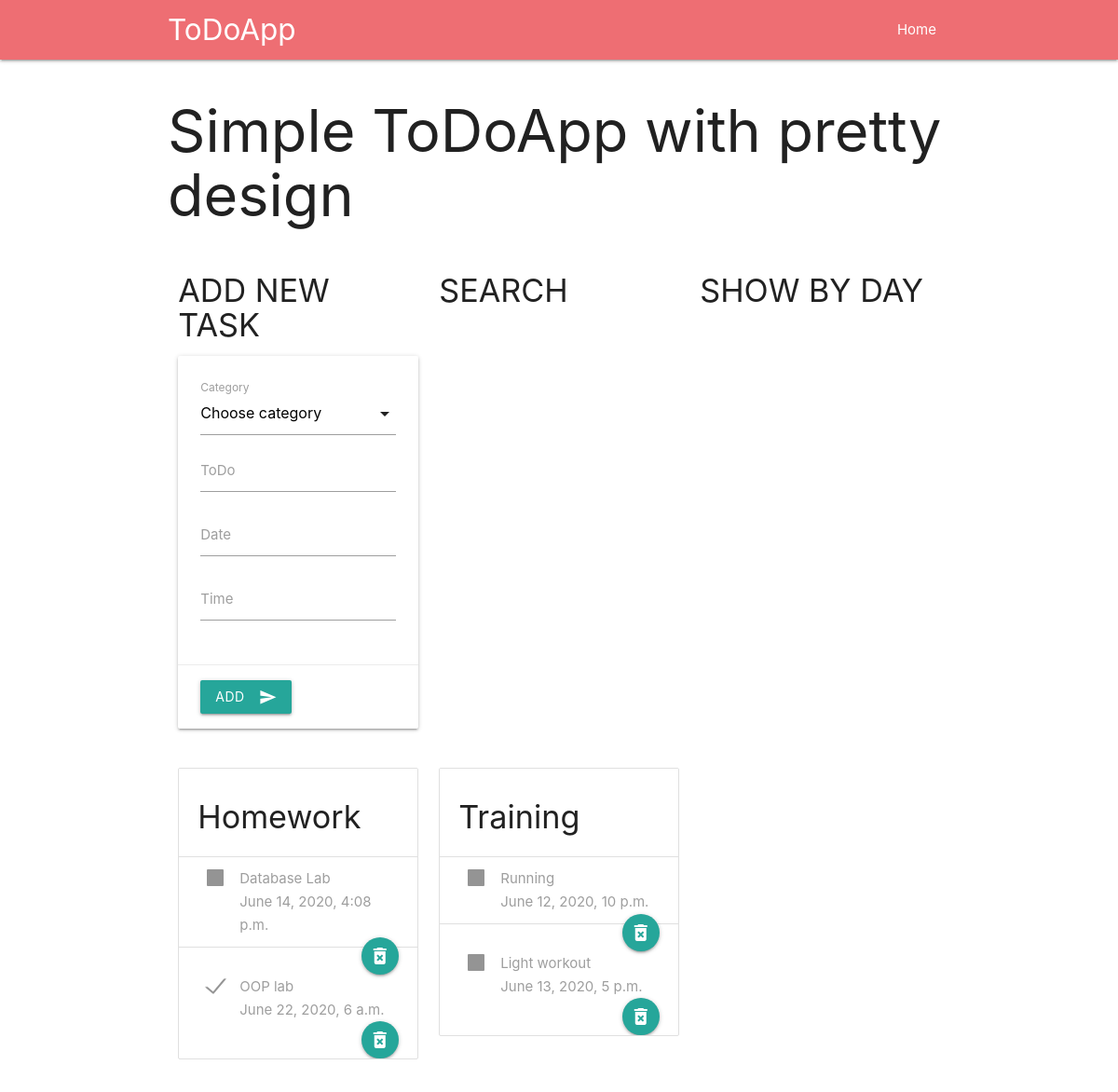
The app's page /, older data.
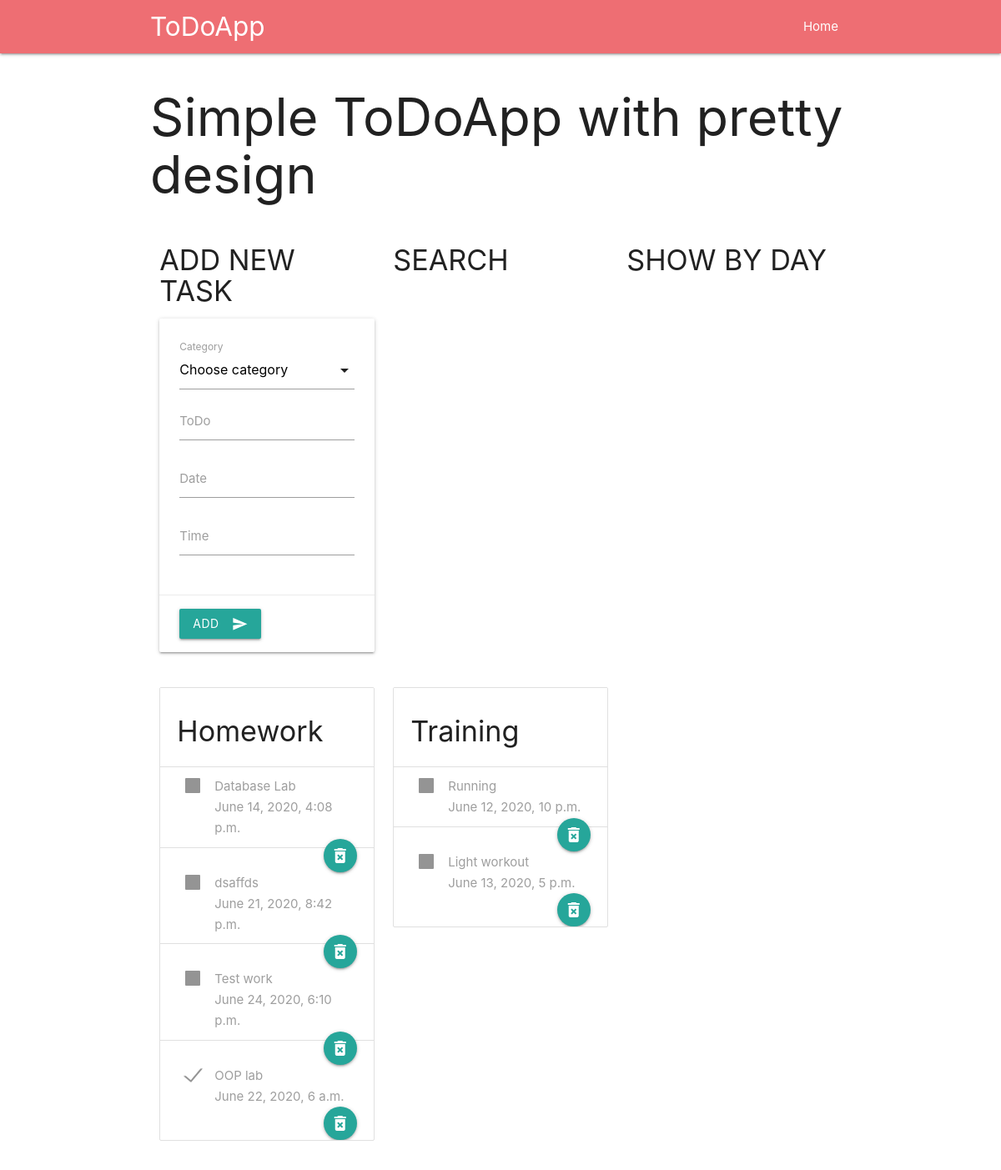
The same page, newer data.
### my_app/models.py (models this page shows)
class Categories(models.Model):
    title = models.CharField(max_length=50)
    def __str__(self):
        return self.title
    class Meta:
        verbose_name_plural = 'Categories'

class Tasks(models.Model):
    title = models.CharField(max_length=200)
    deadline = models.DateTimeField('Time')
    category = models.ForeignKey(Categories, on_delete=models.CASCADE)
    is_done = models.BooleanField('Completed')
    def __str__(self):
        return self.title
    class Meta:
        verbose_name_plural = 'Tasks'
        ordering = ['is_done', 'deadline']

### my_app/views.py (the view)
# urls.py: 2. Add a URL to urlpatterns:  path('', views.home, name='home')
def home(request):
    categories = Categories.objects.all()
    context = {
        'category_list': categories,
    }
    return render(request, 'my_app/index.html', context)

### templates/my_app/index.html (shortened to what this page needs)
<!DOCTYPE html>
{% load static %}
<html lang="en">
<head>
    <link rel="stylesheet" href="{% static "css/style.css" %}">
    <link rel="stylesheet" href="https://cdnjs.cloudflare.com/ajax/libs/materialize/1.0.0/css/materialize.min.css">
</head>
<body>
    <nav>
        <div class="container nav-wrapper">
            <a href="/" class="brand-logo">ToDoApp</a>
            <ul id="nav-mobile" class="right">
                <li><a href="/">Home</a></li>
            </ul>
        </div>
    </nav>
    <div class="container">
        <h1>Simple ToDoApp with pretty design</h1>
        <div class="row">
            <div class="col s4">
                <h4>ADD NEW TASK</h4>
                <div class="card">
                    <form action="add_todo/" method="POST">
                        <div class="card-content">
                            <div class="input-field">
                                <label>Category</label>
                            </div>
                            <div class="input-field">
                                <input id="to_do" type="text" class="validate" name="to_do">
                                <label for="to_do">ToDo</label>
                            </div>
                            <div class="input-field">
                                <input type="text" class="datepicker" id="date" name="date">
                                <label for="date">Date</label>
                            </div>
                            <div class="input-field">
                                <input type="text" class="timepicker" id="time" name="time">
                                <label for="time">Time</label>
                            </div>
                        </div>
                        <div class="card-action">
                            <button class="btn waves-effect waves-light" type="submit" name="add">Add
                                <i class="material-icons right">send</i>
                            </button>
                        </div>
                    </form>
                </div>
            </div>
            <div class="col s4">
                <h4>SEARCH</42>
            </div>
            <div class="col s4">
                <h4>SHOW BY DAY</h4>
            </div>
        </div>
        <div class="row">
            {% for category in category_list %}
                <div class="col s4">
                    <ul class="collection with-header">
                        <li class="collection-header"><h4>{{ category }}</h4></li>
                        {% for task in category.tasks_set.all %}
                                <li class="collection-item">
                                    <form action="delete_todo/{{task.id}}/" method="POST">
                                        <label>
                                            <span>{{ task }}<br>{{ task.deadline }}</span>
                                        </label>
                                        <button class="waves-effect waves-light btn-floating right" type="submit" name="delete">
                                            <i class="material-icons">delete_forever</i>
                                        </button>
                                    </form>
                                </li>
                        {% endfor %}
                    </ul>
                </div>
            {% endfor %}
        </div>
    </div>
</body>
</html>

Row changes from the older to the newer data that the page shows:
added Tasks: title "dsaffds", deadline "June 21, 2020, 8:42 p.m.", shown under Categories "Homework"
added Tasks: title "Test work", deadline "June 24, 2020, 6:10 p.m.", shown under Categories "Homework"
